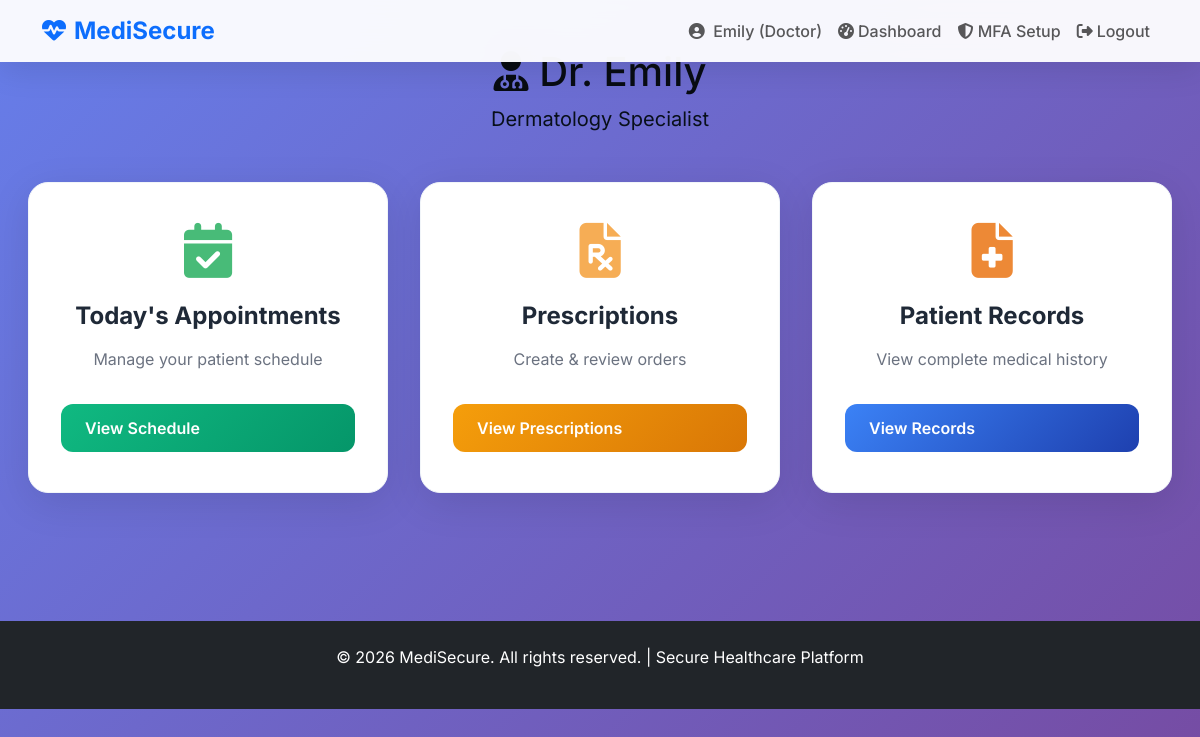
Screenshot of /doctor/dashboard (signed in) with the database file from the repository.
### app.py (models this page shows, shortened)
class User(UserMixin, db.Model):
    id = db.Column(db.Integer, primary_key=True)
    full_name = db.Column(db.String(100), nullable=False)
    email = db.Column(db.String(120), unique=True, nullable=False)
    password_hash = db.Column(db.String(255), nullable=False)
    mfa_secret = db.Column(db.String(32), nullable=True)
    mfa_enabled = db.Column(db.Boolean, default=False)
    role = db.Column(db.String(20), default='patient')  # 'admin', 'doctor', 'patient'
    specialty = db.Column(db.String(50), nullable=True)

### app.py (the view)
@app.route('/doctor/dashboard')
@login_required
def doctor_dashboard():
    if current_user.role != 'doctor':
        flash('Doctor access only!', 'danger')
        return redirect(url_for('home'))
    appts = Appointment.query.filter_by(doctor_id=current_user.id).order_by(Appointment.date_time).all()
    return render_template('doctor_dashboard.html', appointments=appts)

### app.py (called while the page is built)
@login_manager.user_loader
@login_manager.user_loader
def load_user(user_id):
    return User.query.get(int(user_id))

### templates/doctor_dashboard.html (shortened to what this page needs)
{% extends "base.html" %}
{% block content %}
<div style="text-align: center; margin-bottom: 40px;">
    <h1 style="color: #080c13; font-size: 40px;"><i class="fas fa-user-md"></i> Dr. {{ current_user.full_name }}</h1>
    <p style="color: #080f1a; font-size: 20px;">{{ current_user.specialty or 'General Physician' }} Specialist</p>
</div>
<div class="card-grid">
    <div class="card">
        <i class="fas fa-calendar-check" style="color: #48bb78; font-size: 55px;"></i>
        <h3>Today's Appointments</h3>
        <p>Manage your patient schedule</p>
        <a href="{{ url_for('doctor_appointments') }}" class="btn btn-success">View Schedule</a>
    </div>
    <div class="card">
        <i class="fas fa-file-prescription" style="color: #f6ad55; font-size: 55px;"></i>
        <h3>Prescriptions</h3>
        <p>Create & review orders</p>
        <a href="{{ url_for('doctor_prescriptions') }}" class="btn btn-warning">View Prescriptions</a>
    </div>
    <div class="card">
        <i class="fas fa-file-medical" style="color: #ed8936; font-size: 55px;"></i>
        <h3>Patient Records</h3>
        <p>View complete medical history</p>
        <a href="{{ url_for('doctor_records') }}" class="btn btn-primary">View Records</a>
    </div>
</div>
{% endblock %}

### templates/base.html (shortened to what this page needs)
<!DOCTYPE html>
<html lang="en">
<head>
    <link href="https://cdn.jsdelivr.net/npm/bootstrap@5.3.3/dist/css/bootstrap.min.css" rel="stylesheet">
    <link href="https://cdnjs.cloudflare.com/ajax/libs/font-awesome/6.5.1/css/all.min.css" rel="stylesheet">
</head>
<body>
    <nav class="navbar navbar-expand-lg navbar-light fixed-top">
        <div class="container">
            <a class="navbar-brand text-primary" href="{{ url_for('home') }}">
                <i class="fas fa-heartbeat me-2"></i>MediSecure
            </a>
            <div class="collapse navbar-collapse" id="navbarNav">
                <ul class="navbar-nav ms-auto">
                    {% if current_user.is_authenticated %}
                        <li class="nav-item">
                            <span class="nav-link">
                                <i class="fas fa-user-circle me-1"></i>
                                {{ current_user.full_name }} ({{ current_user.role.title() }})
                            </span>
                        </li>
                        <li class="nav-item">
                            <a class="nav-link" href="{{ url_for('dashboard') }}">
                                <i class="fas fa-tachometer-alt me-1"></i>Dashboard
                            </a>
                        </li>
                        <a href="{{ url_for('mfa_setup') }}" class="nav-link">
                            <i class="fas fa-shield-alt"></i> MFA Setup
                        </a>
                        <li class="nav-item">
                            <a class="nav-link" href="{{ url_for('logout') }}">
                                <i class="fas fa-sign-out-alt me-1"></i>Logout
                            </a>
                        </li>
                    {% endif %}
                </ul>
            </div>
        </div>
    </nav>
    <main class="pt-5">
        <div class="container-fluid">
            {% block content %}{% endblock %}
        </div>
    </main>
    <footer class="bg-dark text-white text-center py-4 mt-5">
        <p>&copy; 2026 MediSecure. All rights reserved. | Secure Healthcare Platform</p>
    </footer>
</body>
</html>

### templates/base.html (style rules this page uses)
* { font-family: 'Inter', sans-serif; }
body { background: linear-gradient(135deg, #667eea 0%, #764ba2 100%); min-height: 100vh; margin: 0; }
.navbar { background: rgba(255,255,255,0.95) !important; backdrop-filter: blur(20px); box-shadow: 0 8px 32px rgba(0,0,0,0.1); }
.navbar-brand { font-weight: 700; font-size: 1.5rem; }
.navbar-nav .nav-link { font-weight: 500; }
main { padding: 2rem 0; }

### templates/doctor_dashboard.html (style rules this page uses)
.card-grid { display: grid; grid-template-columns: repeat(auto-fit, minmax(280px, 1fr)); gap: 2rem; margin: 3rem 0; padding: 0 1rem; max-width: 1200px; margin-left: auto; margin-right: auto; }
.card { background: white; padding: 2.5rem 2rem; border-radius: 20px; box-shadow: 0 10px 40px rgba(0,0,0,0.1); text-align: center; transition: all 0.3s ease; border: 1px solid #f1f5f9; }
.card i { display: block; margin-bottom: 1.5rem; }
.card h3 { color: #1f2937; font-size: 1.5rem; margin-bottom: 1rem; font-weight: 700; }
.card p { color: #6b7280; margin-bottom: 2rem; line-height: 1.6; }
.btn { padding: 12px 24px; border-radius: 12px; text-decoration: none; font-weight: 600; display: inline-flex; align-items: center; gap: 8px; transition: all 0.3s ease; border: none; cursor: pointer; font-size: 1rem; }
.btn-success { background: linear-gradient(135deg, #10b981, #059669); color: white; }
.btn-primary { background: linear-gradient(135deg, #3b82f6, #1e40af); color: white; }
.btn-warning { background: linear-gradient(135deg, #f59e0b, #d97706); color: white; }

### rows the page displays
User: full_name "Emily", role "Doctor", specialty "Dermatology"
